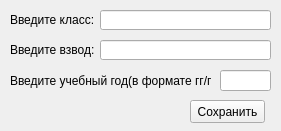
<?xml version="1.0" encoding="UTF-8"?>
<ui version="4.0">
 <class>Form</class>
 <widget class="QWidget" name="Form">
  <property name="geometry">
   <rect>
    <x>0</x>
    <y>0</y>
    <width>281</width>
    <height>131</height>
   </rect>
  </property>
  <property name="windowTitle">
   <string>Form</string>
  </property>
  <widget class="QLineEdit" name="platoon_edit">
   <property name="geometry">
    <rect>
     <x>100</x>
     <y>40</y>
     <width>171</width>
     <height>20</height>
    </rect>
   </property>
  </widget>
  <widget class="QLabel" name="label">
   <property name="geometry">
    <rect>
     <x>10</x>
     <y>10</y>
     <width>91</width>
     <height>20</height>
    </rect>
   </property>
   <property name="text">
    <string>Введите класс:</string>
   </property>
  </widget>
  <widget class="QLabel" name="label_2">
   <property name="geometry">
    <rect>
     <x>10</x>
     <y>40</y>
     <width>91</width>
     <height>20</height>
    </rect>
   </property>
   <property name="text">
    <string>Введите взвод:</string>
   </property>
  </widget>
  <widget class="QPushButton" name="save_button">
   <property name="geometry">
    <rect>
     <x>190</x>
     <y>100</y>
     <width>75</width>
     <height>23</height>
    </rect>
   </property>
   <property name="text">
    <string>Сохранить</string>
   </property>
  </widget>
  <widget class="QLineEdit" name="class_edit">
   <property name="geometry">
    <rect>
     <x>100</x>
     <y>10</y>
     <width>171</width>
     <height>20</height>
    </rect>
   </property>
  </widget>
  <widget class="QLineEdit" name="edu_year_edit">
   <property name="geometry">
    <rect>
     <x>220</x>
     <y>70</y>
     <width>51</width>
     <height>21</height>
    </rect>
   </property>
  </widget>
  <widget class="QLabel" name="label_3">
   <property name="geometry">
    <rect>
     <x>10</x>
     <y>70</y>
     <width>201</width>
     <height>21</height>
    </rect>
   </property>
   <property name="text">
    <string>Введите учебный год(в формате гг/гг):</string>
   </property>
  </widget>
 </widget>
 <resources/>
 <connections/>
</ui>
